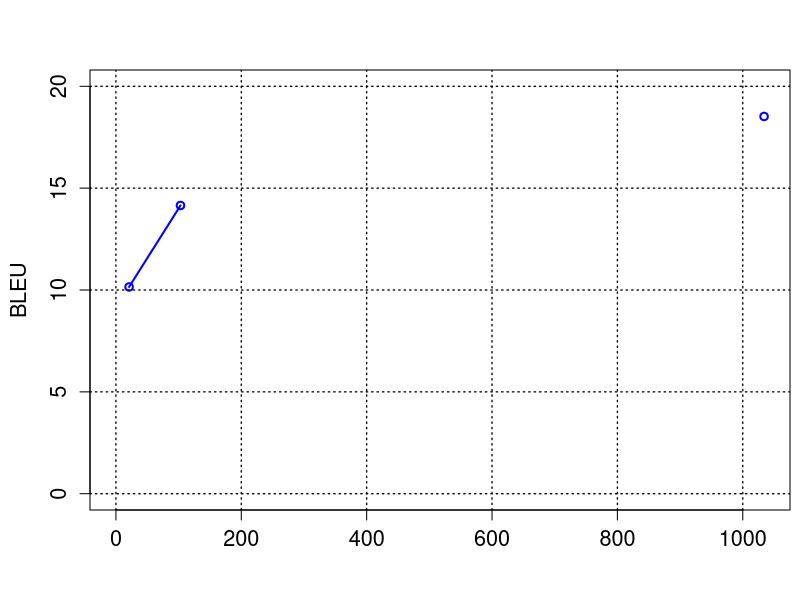

Write R code to recreate this figure.
c <- read.table(file="learning.txt", sep = "\t", head=TRUE)

xrange <- range(0, c$Size)
yrange <- range(0, 20)

colors <- c("blue")
types <- c(1)
pts <- c(1)

saxis <- 1.3
slabels <- 1.3

pdf(file="learning.pdf", height=6, width=7, onefile=TRUE, family='Helvetica', pointsize=12)

par(mar=c(4.5,4.5,3.5,0.5), new=FALSE, cex.lab=slabels)
plot(xlim=xrange, ylim=yrange, c$Size, c$BLEU, type="o", pch=pts[1], lty=1, lwd=2, col="blue", ann=F, cex.axis=saxis)
grid(col="black", lty="dotted", lwd=1.3, equilogs=T)
#legend("topleft", cex=1, names, col=colors, lty=types, pch=pts, lwd=3, bty="y", bg="white");

title(ylab="BLEU")
#title(xlab="Subset of Europarl")

dev.off()
